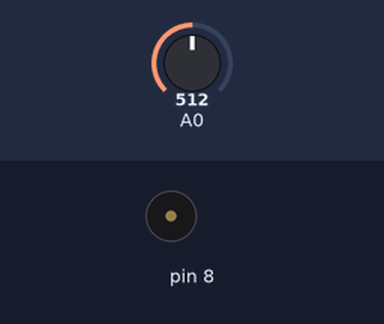
A sketch run on a simulated Arduino Uno, built with avr-gcc and run on an emulated ATmega328P. Shown: buzzer (waves = sounding). Inputs (shaded band) come from the test bench; at power-on: A0 = 512. Random numbers use the default seed unless the sketch sets one.

Above: at 2.1 s.
2.2 s: A0 set to 306
At 3.4 s:
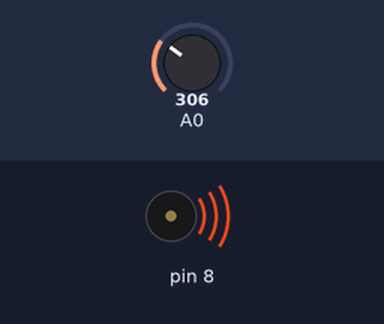
4.1 s: A0 set to 122
At 5.24 s:
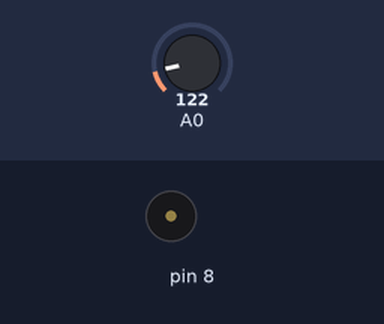
8.8 s: A0 set to 511
10.8 s: A0 set to 716
At 11.96 s:
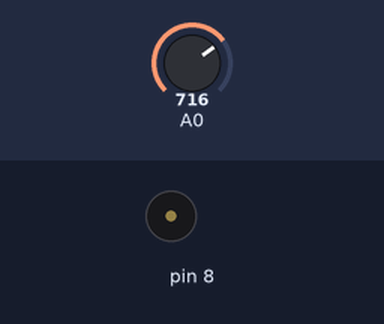
Timing chart, 0 to 16.5 s (numbered marks = the images above; inputs shaded):
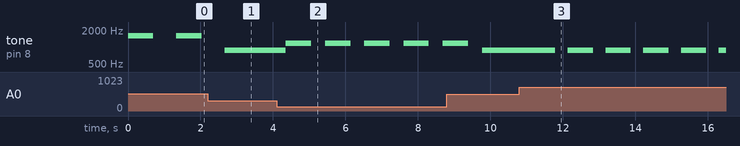

The sketch:

random_music.ino
```cpp
// Donna Dietz
// June 2019

// Wire the speaker between D8 and GND (ground).
// If using 9V, wire red to VIN and black to GND (there are two GND pins).

int myTones[]={220, 262, 294, 349, 392};

void setup(){
   // I'm not putting anything here!
}

void loop(){
    randomSeed(analogRead(0));
    int tonetoring = random(0,5);
    int mult=random(1,5);
    tone(8, mult*myTones[tonetoring], 700);
    delay(random(100,2000));
}
```

Measured:
- after the input at 4.1 s, tone on pin 8: alternates 1176 Hz for 0.70 s and silent for 0.38 s, starting after 0.26 s
- after the input at 10.8 s, tone on pin 8: alternates 882 Hz for 0.70 s and silent for 0.34 s, starting after 0.99 s
- by itself, tone on pin 8: alternates 1568 Hz for 0.70 s and silent for 0.63 s
